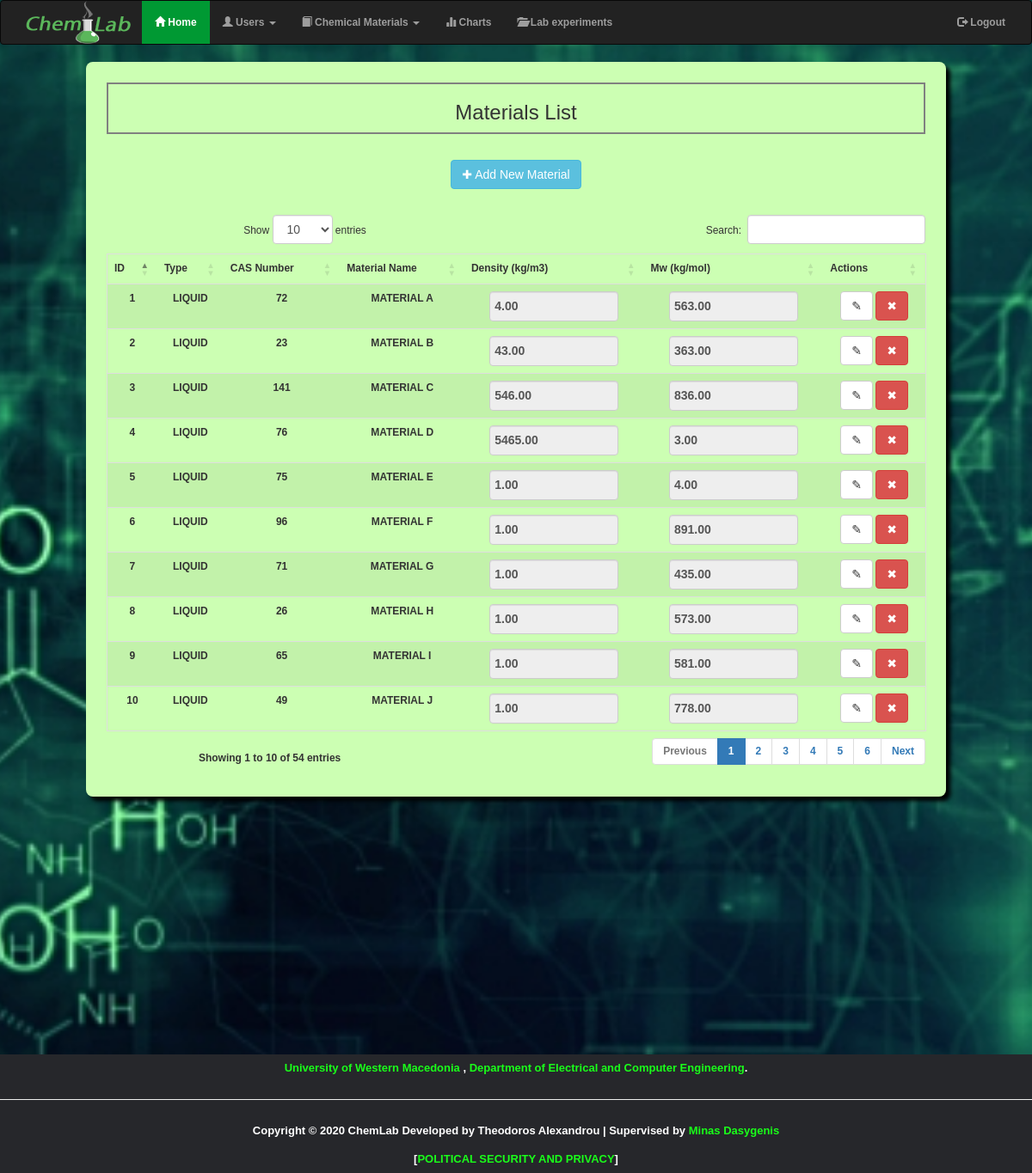
The page /material2.php (signed in) on the database its author committed.
### tables this page shows
CREATE TABLE `materials`  (
  `id` int(11) NOT NULL AUTO_INCREMENT,
  `category` tinyint(1) NULL DEFAULT 1 COMMENT 'RAW: 0, INTERMEDIATE:1',
  `cas` varchar(50) NULL DEFAULT NULL,
  `name` varchar(255) NULL DEFAULT NULL,
  `density` decimal(7, 2) NULL DEFAULT NULL COMMENT 'ΠΥΚΝΟΤΗΤΑ / sp.gr',
  `mw` decimal(7, 2) NULL DEFAULT NULL COMMENT 'ΜΟΡΙΑΚΟ ΒΑΡΟΣ',
  `type` varchar(10) NULL DEFAULT 'SOLID',
  `created_at` timestamp(0) NULL DEFAULT CURRENT_TIMESTAMP,
  PRIMARY KEY (`id`) USING BTREE
);

### material2.php (the view, shortened to what this page needs)
<?php $title = 'Materials List';
include "checkuser.php";
include "libraries3.php";
echo '<html>
<header>
<title>'.$title.'</title>
<meta http-equiv="Content-Type" content="text/html; charset=UTF-8" />
<link href="https://cdn.datatables.net/1.10.20/css/dataTables.bootstrap4.min.css" rel="stylesheet">
</header>
<body>';
include('connect.php');
$sql = "SELECT * FROM `materials` ORDER BY `type` DESC, `id` ASC";
$stmt = $pdo->prepare($sql);
$stmt->bindParam(':id', $_POST['id'], PDO::PARAM_INT);
$stmt->bindParam(':type', $_POST['type'], PDO::PARAM_STR);
$stmt->execute();
$materials = $stmt->fetchAll(PDO::FETCH_ASSOC);
echo '<div class="materials-box">
	<div class="headertext"><h3>'.$title.'</h3></div>
	<button type="button" onclick=location.href=("material.php"); class="btn btn-info create-material-btn">&#10010; Add New Material</button>
	<br/><br/>';
	 if ( !empty($materials) ):
		echo '<form id="edit-materials-form" method="post" action="edit-material.php">
			<table id="datatableid" class="table table-striped table-responsive">
				<thead>
					<tr>
						<td>ID</td>
						<td>Type</td>
						<td>CAS Number</td>
						<td>Material Name</td>
						<td>Density (kg/m3)</td>
						<td>Mw (kg/mol)</td>
						<td>Actions</td>
					</tr>
				</thead>
				<tbody>';
					foreach($materials as $mat):
					echo '<tr data-id="'.$mat['id'].'">
						<td><input type="hidden" data-name="id" value="'.$mat['id'].'" />'.$mat['id'].'</td>
						<td>'.$mat['type'].'</td>
						<td>'.$mat['cas'].'</td>
						<td>'.$mat['name'].'</td>
						<td><input type="number" class="form-control" data-name="density" value="'.$mat['density'].'" step="0.01" readonly /></td>
						<td><input type="number" class="form-control" data-name="mw" value="'.$mat['mw'].'" step="0.01" readonly /></td>
						<td>
							<button type="button" class="btn btn-default edit-material-btn">&#9998;</button>
							<button type="button" class="btn btn-danger remove-material-btn">&#10006;</button>
						</td>
					</tr>';
					 endforeach;
				echo '</tbody>
			</table>
		</form>';
	 endif;
	echo '</div>
<script src="jquery-3.3.1.min.js"></script>
<script src="custom.js"></script>
<script src="https://cdn.datatables.net/1.10.20/js/jquery.dataTables.min.js"></script>
<script src="https://cdn.datatables.net/1.10.20/js/dataTables.bootstrap4.min.js"></script>
<script>
$(document).ready(function() {
    $("#datatableid").DataTable();
} );
</script>
</body>
</html>';
include "footer.php";
?>

### checkuser.php (shortened to what this page needs)
<?php
$sestype = $_SESSION['utype'];
if ($sestype == 0){
    include 'admin_navbar.php';
 }
 elseif($sestype==1 ){
    include 'user_navbar.php';
}
?>

### admin_navbar.php (shortened to what this page needs)
<?php
include "connect.php";
$stmt = $pdo->prepare("SELECT * FROM requests");
$stmt->execute(array());
$count = $stmt->rowCount();
echo '<!DOCTYPE html>
<html lang="en">
<head>
  <link rel="stylesheet" href="https://maxcdn.bootstrapcdn.com/bootstrap/3.4.1/css/bootstrap.min.css">
</head>
<body>
<nav class="navbar navbar-inverse">
  <div class="container-fluid">
    <div class="navbar-header">
      <img src="icons/chem2.png" style="float:left;">
    </div>
    <div class="collapse navbar-collapse" id="myNavbar">
      <ul class="nav navbar-nav">
        <li class="active"><a href="stages.php"><span class="glyphicon glyphicon-home"></span>  Home</a></li>
        <li class="dropdown">
          <a class="dropdown-toggle" data-toggle="dropdown" href="#"><span class="glyphicon glyphicon-user"></span> Users <span class="caret"></span></a>
           <li><a href="request.php"><span class="glyphicon glyphicon-envelope"></span> Users Requests   <b style="color:green;"> '.$count.'</b></a></li>
        </li>
        <li class="dropdown">
          <a class="dropdown-toggle" data-toggle="dropdown" href="#"><span class="glyphicon glyphicon-book"></span> Chemical Materials <span class="caret"></span></a>
        </li>
        <li><a href="charts.php"><span class="glyphicon glyphicon-stats"></span> Charts</a></li>
         <li><a href="labs.php"><span class="glyphicon glyphicon-folder-open"></span> Lab experiments</a></li>
      </ul>
      <ul class="nav navbar-nav navbar-right">
                <li><a href="logout.php"><span class="glyphicon glyphicon-log-out"></span> Logout</a></li>
      </ul>
    </div>
  </div>
</nav>
</body>
</html>';
?>

### libraries3.php
<?php
    echo '<link rel="stylesheet" href="https://maxcdn.bootstrapcdn.com/bootstrap/3.3.7/css/bootstrap.css">
<link href="toastr.min.css" rel="stylesheet" type="text/css">
<link href="lib.css" rel="stylesheet" type="text/css">
<link href="custom.css" rel="stylesheet" type="text/css">
<link rel="stylesheet" href="https://cdnjs.cloudflare.com/ajax/libs/chosen/1.8.7/chosen.min.css">';
?>

### footer.php
<?php
echo '<style>
body{ min-height:100%; padding:0; margin:0; position:relative; }
footer{
  position:relative;
  bottom:0;
  width:100%;
  height:absolute;
font-size:small;
 color: white;
text-align:center;
margin-top:300px;
}
body{ font:bold 1.2em/2.5 arial;  }
footer{ background:#26272b; }
</style>
<footer>
<a href="http://www.uowm.gr"style="color:#1aff1a"> University of Western Macedonia</a> , <a href="http://ece.uowm.gr"style="color:#1aff1a"> Department of Electrical and Computer Engineering</a>.
</br><hr>
Copyright &copy; '.date ('Y'). ' ChemLab Developed by Theodoros Alexandrou | Supervised by <a href="http://arch.icte.uowm.gr/mdasyg/index.php" style="color:#1aff1a"> Minas Dasygenis</a>
<center>[<a href="dpa.html"><font color="#1aff1a">POLITICAL SECURITY AND PRIVACY</font></a>]</center>
</footer>';
?>

### lib.css (style rules this page uses)
body { font: 14px sans-serif; background: url("b2.jpg") no-repeat center center fixed; -webkit-background-size: cover; -moz-background-size: cover; -o-background-size: cover; background-size: cover; }
.materials-box { text-align:center; margin:auto; padding:2%; display:block; width:1000px; top:26%; position:relative; background-color:#ccffb3; box-shadow:5px 5px 5px black; border-radius:8px; }
.headertext { text-align:center; border: 2px solid grey; margin-bottom:10px; }
.table { width: 100%; max-width: 100%; margin-bottom: 20px; }
.table-responsive { width: 100%; overflow-x: auto; overflow-y: hidden; -webkit-overflow-scrolling: touch; -ms-overflow-style: -ms-autohiding-scrollbar; border: 1px solid #ddd; }

### custom.css (style rules this page uses)
html,body { font-family: 'Ubuntu', sans-serif; }
.btn:not(.edit-material-btn):not(.remove-material-btn) { margin-top: 20px; }
input[type="text"], input[type="number"] { padding: 5px !important; height: 35px; }
.materials-box input { width: 150px; margin: 0 auto; }

### admin_navbar.php (style rules this page uses)
#myNavbar .navbar-nav li.active > a { background-color: #009933; }

### footer.php (style rules this page uses)
body { min-height:100%; padding:0; margin:0; position:relative; }
footer { position:relative; bottom:0; width:100%; height:absolute; font-size:small; color: white; text-align:center; margin-top:300px; }
body { font:bold 1.2em/2.5 arial; }
footer { background:#26272b; }

### rows shown on the page
materials: id "1", type "LIQUID", cas "72", name "MATERIAL A", density "4.00", mw "563.00"
materials: id "2", type "LIQUID", cas "23", name "MATERIAL B", density "43.00", mw "363.00"
materials: id "3", type "LIQUID", cas "141", name "MATERIAL C", density "546.00", mw "836.00"
materials: id "4", type "LIQUID", cas "76", name "MATERIAL D", density "5465.00", mw "3.00"
materials: id "5", type "LIQUID", cas "75", name "MATERIAL E", density "1.00", mw "4.00"
materials: id "6", type "LIQUID", cas "96", name "MATERIAL F", density "1.00", mw "891.00"
materials: id "7", type "LIQUID", cas "71", name "MATERIAL G", density "1.00", mw "435.00"
materials: id "8", type "LIQUID", cas "26", name "MATERIAL H", density "1.00", mw "573.00"
materials: id "9", type "LIQUID", cas "65", name "MATERIAL I", density "1.00", mw "581.00"
materials: id "10", type "LIQUID", cas "49", name "MATERIAL J", density "1.00", mw "778.00"

### other values the page prints
$title "Materials List"
date ('Y') "2020"
